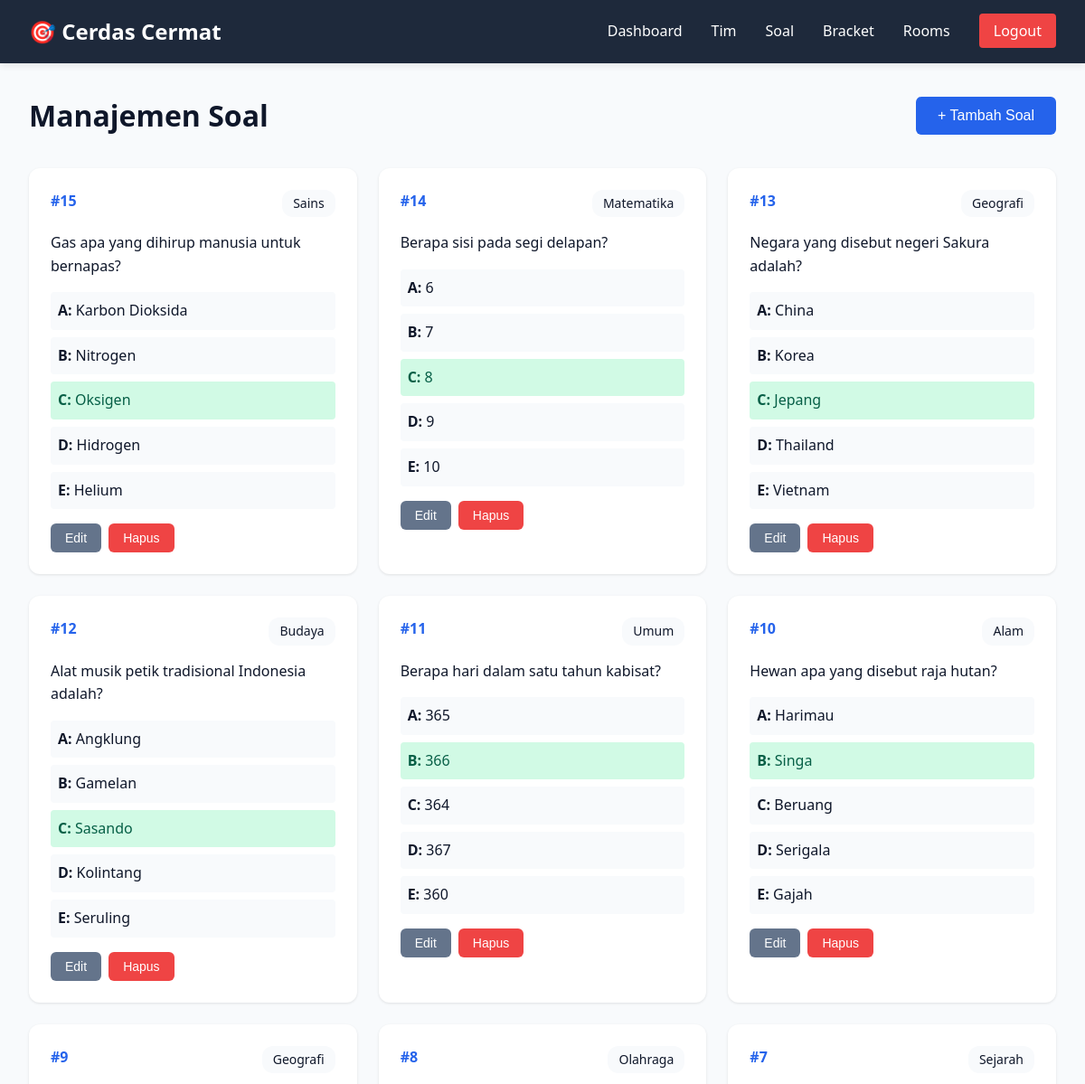
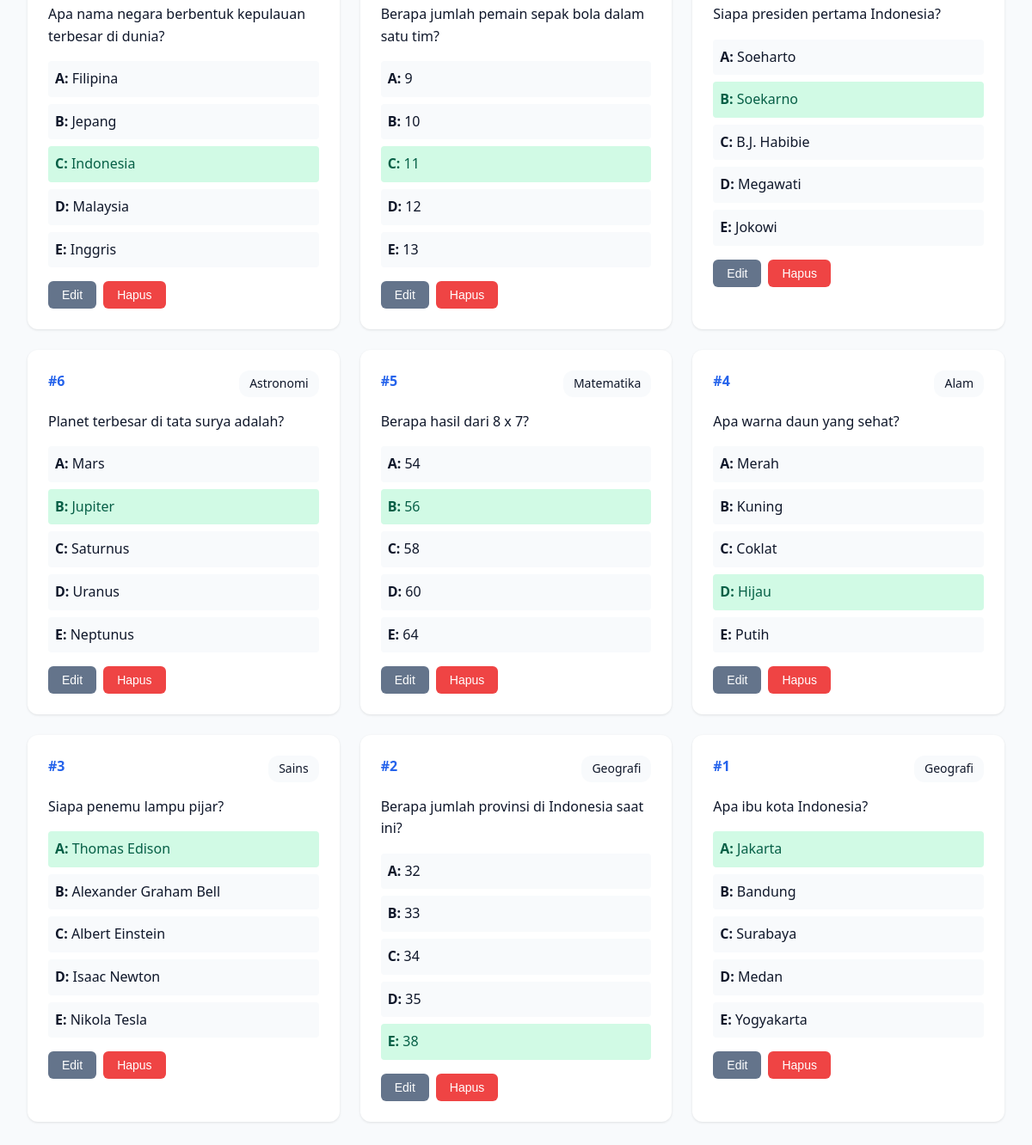
Page /admin/questions.php (signed in) on the committed database (2 pictures, top to bottom).
### tables this page shows
CREATE TABLE questions (
    id INT AUTO_INCREMENT PRIMARY KEY,
    question_text TEXT NOT NULL,
    option_a TEXT NOT NULL,
    option_b TEXT NOT NULL,
    option_c TEXT NOT NULL,
    option_d TEXT NOT NULL,
    option_e TEXT NOT NULL,
    correct_option CHAR(1) NOT NULL,
    category VARCHAR(50) DEFAULT NULL,
    created_at TIMESTAMP DEFAULT CURRENT_TIMESTAMP,
    CONSTRAINT chk_correct_option CHECK (correct_option IN ('A','B','C','D','E'))
);

### config.php (called while the page is built, shortened)
<?php
$conn = new mysqli(DB_HOST, DB_USER, DB_PASS, DB_NAME);
$conn->set_charset("utf8mb4");
function query($sql)
{
    global $conn;
    $result = $conn->query($sql);
    return $result;
}
function fetch_all($sql)
{
    $result = query($sql);
    $data = [];
    while ($row = $result->fetch_assoc()) {
        $data[] = $row;
    }
    return $data;
}
?>

### admin/questions.php (the view, shortened to what this page needs)
<?php
require_once '../config.php';
$questions = fetch_all("SELECT * FROM questions ORDER BY id DESC");
?>
<!DOCTYPE html>
<html lang="id">
<head>
    <link rel="stylesheet" href="/assets/css/admin.css">
</head>
<body>
    <?php include 'includes/header.php'; ?>
    <div class="container">
        <div class="page-header">
            <h1>Manajemen Soal</h1>
            <button onclick="showAddModal()" class="btn btn-primary">+ Tambah Soal</button>
        </div>
        <div class="questions-grid">
            <?php foreach ($questions as $q): ?>
                <div class="question-card">
                    <div class="question-header">
                        <span class="question-id">#<?= $q['id'] ?></span>
                        <?php if ($q['category']): ?>
                            <span class="question-category"><?= htmlspecialchars($q['category']) ?></span>
                        <?php endif; ?>
                    </div>
                    <div class="question-text">
                        <?= htmlspecialchars($q['question_text']) ?>
                    </div>
                    <div class="question-options">
                        <div class="option <?= $q['correct_option'] === 'A' ? 'correct' : '' ?>">
                            <strong>A:</strong> <?= htmlspecialchars($q['option_a']) ?>
                        </div>
                        <div class="option <?= $q['correct_option'] === 'B' ? 'correct' : '' ?>">
                            <strong>B:</strong> <?= htmlspecialchars($q['option_b']) ?>
                        </div>
                        <div class="option <?= $q['correct_option'] === 'C' ? 'correct' : '' ?>">
                            <strong>C:</strong> <?= htmlspecialchars($q['option_c']) ?>
                        </div>
                        <div class="option <?= $q['correct_option'] === 'D' ? 'correct' : '' ?>">
                            <strong>D:</strong> <?= htmlspecialchars($q['option_d']) ?>
                        </div>
                        <div class="option <?= $q['correct_option'] === 'E' ? 'correct' : '' ?>">
                            <strong>E:</strong> <?= htmlspecialchars($q['option_e']) ?>
                        </div>
                    </div>
                    <div class="question-actions">
                        <button onclick='editQuestion(<?= json_encode($q) ?>)'
                            class="btn btn-sm btn-secondary">Edit</button>
                        <button onclick="deleteQuestion(<?= $q['id'] ?>)" class="btn btn-sm btn-danger">Hapus</button>
                    </div>
                </div>
            <?php endforeach; ?>
        </div>
    </div>
</body>
</html>

### assets/css/admin.css (style rules this page uses)
* { margin: 0; padding: 0; box-sizing: border-box; }
:root { --primary: #2563eb; --primary-dark: #1e40af; --success: #10b981; --danger: #ef4444; --warning: #f59e0b; --secondary: #64748b; --bg: #f8fafc; --bg-dark: #1e293b; --text: #0f172a; --text-light: #64748b; --border: #e2e8f0; }
body { font-family: 'Segoe UI', Tahoma, Geneva, Verdana, sans-serif; background: var(--bg); color: var(--text); line-height: 1.6; }
.container { max-width: 1200px; margin: 0 auto; padding: 2rem; }
.page-header { display: flex; justify-content: space-between; align-items: center; margin-bottom: 2rem; }
.page-header h1 { font-size: 2rem; color: var(--text); }
.btn { display: inline-block; padding: 0.75rem 1.5rem; border: none; border-radius: 6px; font-size: 1rem; cursor: pointer; text-decoration: none; transition: all 0.3s; }
.btn-primary { background: var(--primary); color: white; }
.btn-danger { background: var(--danger); color: white; }
.btn-secondary { background: var(--secondary); color: white; }
.btn-sm { padding: 0.5rem 1rem; font-size: 0.875rem; }
.questions-grid { display: grid; grid-template-columns: repeat(auto-fill, minmax(300px, 1fr)); gap: 1.5rem; }
.question-card { background: white; padding: 1.5rem; border-radius: 12px; box-shadow: 0 1px 3px rgba(0,0,0,0.1); }
.question-header { display: flex; justify-content: space-between; margin-bottom: 1rem; }
.question-id { font-weight: bold; color: var(--primary); }
.question-category { background: var(--bg); padding: 0.25rem 0.75rem; border-radius: 12px; font-size: 0.875rem; }
.question-text { font-weight: 500; margin-bottom: 1rem; }
.question-options .option { padding: 0.5rem; margin-bottom: 0.5rem; border-radius: 4px; background: var(--bg); }
.question-options .option.correct { background: #d1fae5; color: #065f46; font-weight: 500; }
.question-actions { margin-top: 1rem; display: flex; gap: 0.5rem; }

### rows in the picture
questions: id "15", category "Sains", question_text "Gas apa yang dihirup manusia untuk bernapas?", option_a "Karbon Dioksida", option_b "Nitrogen", option_c "Oksigen", option_d "Hidrogen", option_e "Helium"
questions: id "14", category "Matematika", question_text "Berapa sisi pada segi delapan?", option_a "6", option_b "7", option_c "8", option_d "9", option_e "10"
questions: id "13", category "Geografi", question_text "Negara yang disebut negeri Sakura adalah?", option_a "China", option_b "Korea", option_c "Jepang", option_d "Thailand", option_e "Vietnam"
questions: id "12", category "Budaya", question_text "Alat musik petik tradisional Indonesia adalah?", option_a "Angklung", option_b "Gamelan", option_c "Sasando", option_d "Kolintang", option_e "Seruling"
questions: id "11", category "Umum", question_text "Berapa hari dalam satu tahun kabisat?", option_a "365", option_b "366", option_c "364", option_d "367", option_e "360"
questions: id "10", category "Alam", question_text "Hewan apa yang disebut raja hutan?", option_a "Harimau", option_b "Singa", option_c "Beruang", option_d "Serigala", option_e "Gajah"
questions: id "9", category "Geografi", question_text "Apa nama negara berbentuk kepulauan terbesar di dunia?", option_a "Filipina", option_b "Jepang", option_c "Indonesia", option_d "Malaysia", option_e "Inggris"
questions: id "8", category "Olahraga", question_text "Berapa jumlah pemain sepak bola dalam satu tim?", option_a "9", option_b "10", option_c "11", option_d "12", option_e "13"
questions: id "7", category "Sejarah", question_text "Siapa presiden pertama Indonesia?", option_a "Soeharto", option_b "Soekarno", option_c "B.J. Habibie", option_d "Megawati", option_e "Jokowi"
questions: id "6", category "Astronomi", question_text "Planet terbesar di tata surya adalah?", option_a "Mars", option_b "Jupiter", option_c "Saturnus", option_d "Uranus", option_e "Neptunus"
questions: id "5", category "Matematika", question_text "Berapa hasil dari 8 x 7?", option_a "54", option_b "56", option_c "58", option_d "60", option_e "64"
questions: id "4", category "Alam", question_text "Apa warna daun yang sehat?", option_a "Merah", option_b "Kuning", option_c "Coklat", option_d "Hijau", option_e "Putih"
questions: id "3", category "Sains", question_text "Siapa penemu lampu pijar?", option_a "Thomas Edison", option_b "Alexander Graham Bell", option_c "Albert Einstein", option_d "Isaac Newton", option_e "Nikola Tesla"
questions: id "2", category "Geografi", question_text "Berapa jumlah provinsi di Indonesia saat ini?", option_a "32", option_b "33", option_c "34", option_d "35", option_e "38"
questions: id "1", category "Geografi", question_text "Apa ibu kota Indonesia?", option_a "Jakarta", option_b "Bandung", option_c "Surabaya", option_d "Medan", option_e "Yogyakarta"
